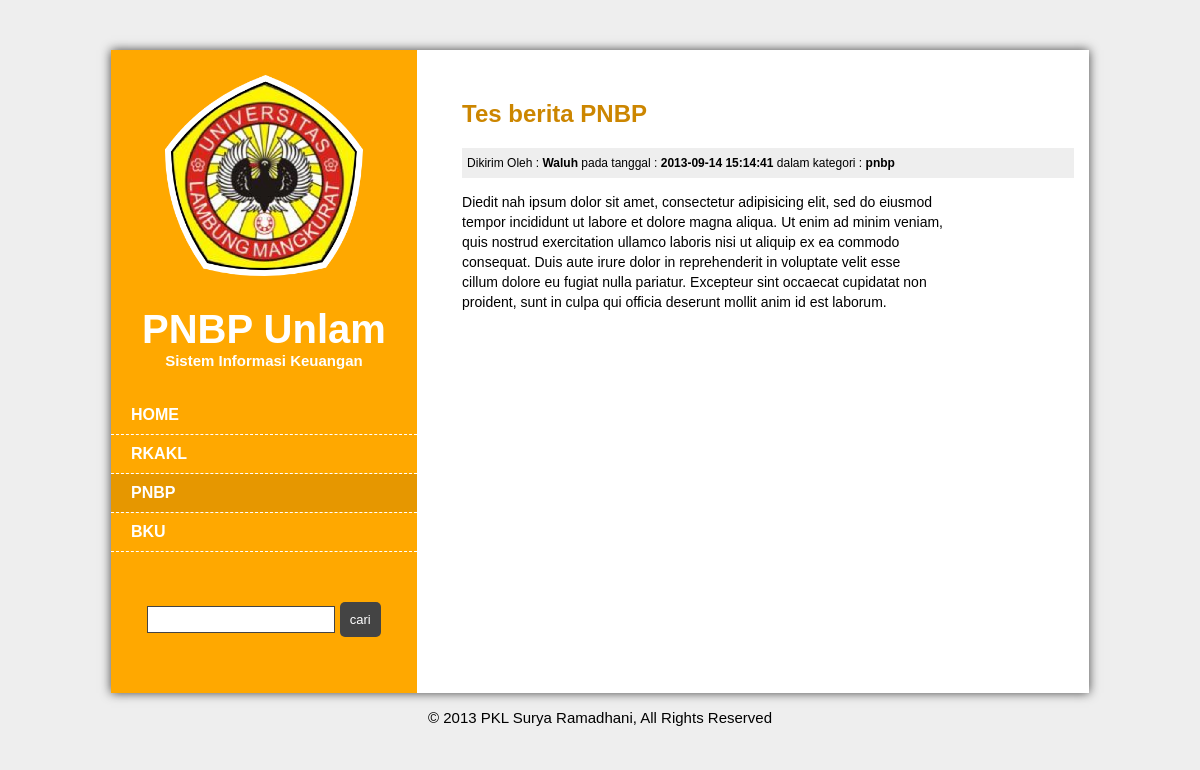
Page /?hal=pnbp on the committed database.
### tables this page shows
CREATE TABLE IF NOT EXISTS `berita` (
  `id_berita` int(5) unsigned NOT NULL AUTO_INCREMENT,
  `id_kategori` int(3) unsigned NOT NULL DEFAULT '0',
  `judul` varchar(100) NOT NULL DEFAULT '',
  `headline` text NOT NULL,
  `isi` text NOT NULL,
  `pengirim` varchar(15) NOT NULL DEFAULT '',
  `tanggal` datetime NOT NULL DEFAULT '0000-00-00 00:00:00',
  PRIMARY KEY (`id_berita`)
);

CREATE TABLE IF NOT EXISTS `kategori` (
  `id_kategori` int(3) unsigned NOT NULL AUTO_INCREMENT,
  `nm_kategori` varchar(30) NOT NULL DEFAULT '',
  `deskripsi` varchar(200) NOT NULL DEFAULT '',
  PRIMARY KEY (`id_kategori`)
);

### view/content/hal-pnbp.php (the view, shortened to what this page needs)
<?php
$query = "	SELECT	A.id_berita,
					B.nm_kategori,
					A.judul,
					A.headline,
					A.pengirim,
					A.tanggal
			FROM 	berita A,
					kategori B
			WHERE	A.id_kategori=B.id_kategori && B.nm_kategori = 'pnbp'
			ORDER BY A.id_berita DESC LIMIT 0,5";
$sql = mysql_query ($query);
while ($hasil = mysql_fetch_array ($sql)) {
	$id_berita = $hasil['id_berita'];
	$kategori = stripslashes ($hasil['nm_kategori']);
	$judul = stripslashes ($hasil['judul']);
	$headline = nl2br(stripslashes
	($hasil['headline']));
	$pengirim = stripslashes ($hasil['pengirim']);
	$tanggal = stripslashes ($hasil['tanggal']);
?>
<article>
	<h2>
	<a href="?hal=detail&id=<?php echo $id_berita ?>"> <?php echo $judul ?></a>
	</h2>
	<p class="meta">
		Dikirim Oleh : <span><?php echo $pengirim ?></span> pada tanggal : <span><?php echo $tanggal ?></span> dalam kategori : <span><?php echo $kategori ?></span>
	</p>
	<p>
		<?php echo $headline ?>
	</p>
</article>
<?php
}
?>

### public/css/style.css (style rules this page uses)
article, aside, details, figcaption, figure, footer, header, hgroup, main, nav, section, summary { display: block; }
html { background: #fff; color: #000; font-family: sans-serif; -ms-text-size-adjust: 100%; -webkit-text-size-adjust: 100%; }
body { margin: 0; }
html { background: #eee; }
p { font-size: 15px; line-height: 20px; }
article a { color: #cc8600; text-decoration: none; }
article p { text-align: justify; font-size: 14px; line-height: 20px; }
.meta { background: #eee; font-size: 12px; padding: 5px; }
.meta span { font-weight: bold; }

### rows in the picture
berita: judul "Tes berita PNBP", pengirim "Waluh", tanggal "2013-09-14 15:14:41", id_kategori.nm_kategori "pnbp", headline "Diedit nah ipsum dolor sit amet, consectetur adipisicing elit, sed do eiusmod tempor incididunt ut labore et dolore magna aliqua. Ut enim ad minim veniam, quis nostrud exercitation ullamco laboris nisi ut aliquip ex ea commodo consequat. Duis aute irure dolor in reprehenderit in voluptate velit esse cillum dolore eu fugiat nulla pariatur. Excepteur sint occaecat cupidatat non proident, sunt in culpa qui officia deserunt mollit anim id est laborum."
